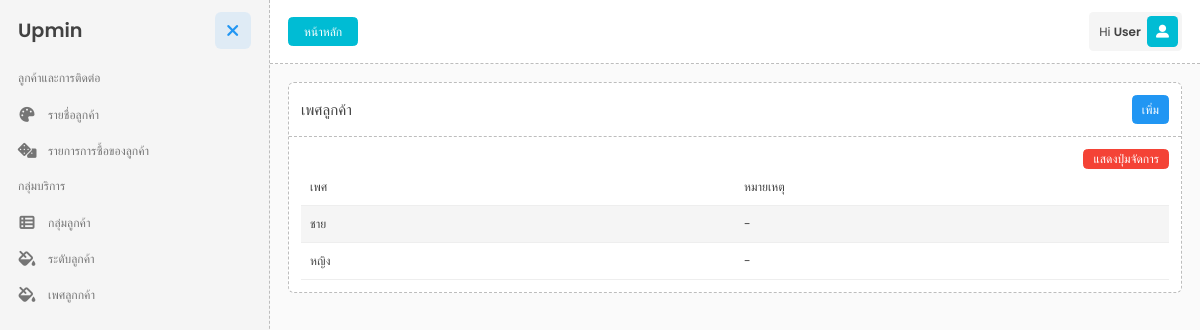
Screenshot of /dist/index?p=customersex (signed in) with the database file from the repository.
### tables this page shows
CREATE TABLE `customer_gender` (
  `gen_id` int(11) NOT NULL COMMENT 'รหัส',
  `gen_gender` varchar(100) NOT NULL COMMENT 'เพศ',
  `gen_note` varchar(200) NOT NULL COMMENT 'หมายเหตุ'
);

### dist/mycustomer/customersex.php (the view, shortened to what this page needs)
<?php $gender = $con->query("SELECT * FROM customer_gender"); ?>
<div class="portlet-header portlet-header-bordered">
    <h3 class="portlet-title">เพศลูกค้า</h3>
    <button id="btn-open-add" class="btn btn-primary" data-bs-toggle="modal" data-bs-target="#modal3">เพิ่ม</button>
</div>
<div class="d-flex justify-content-end mt-3 me-3">
    <div class="d-flex gap-2">
        <button class="btn btn-danger py-0" id="cc-checkbox">แสดงปุ่มจัดการ</button>
    </div>
</div>
<div class="portlet-body">
    <div class="table-responsive">
        <table id="cc-table" class="table table-striped table-hover mb-0">
            <thead >
                <tr>
                    <th class="text-start col-4">เพศ</th>
                    <th class="cc-note col-4">หมายเหตุ</th>
                </tr>
            </thead>
            <tbody>
                <?php foreach($gender as $gender): ?>
                    <tr>
                        <td class="text-start col-4"><?=$gender['gen_gender']?></td>
                        <td class="cc-note col-4"><?=$gender['gen_note']?></td>
                    </tr>
                <?php endforeach; ?>
            </tbody>
        </table>
    </div>
</div>

### rows the page displays
customer_gender: gen_gender "ชาย", gen_note "-"
customer_gender: gen_gender "หญิง", gen_note "-"
